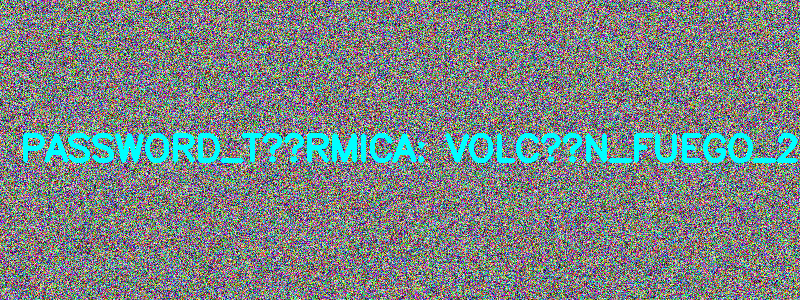
#> input picture m4_ruido.png, 800 x 300 px, found by its file name
$ python mision_4.py
#> lines starting #> are read from the running program, lines starting #| are printed output that depends on the picture; after the words box and inside, x2 and y2 are one past the last pixel; in counts of white or black regions, pixels touching at a corner belong together
import cv2
import numpy as np


img = cv2.imread('m4_ruido.png')
#> img is the input picture: shape (300, 800, 3); mean B, G, R 132, 132, 122.4

if img is None:
    print("No charchea")
else:

    hsv = cv2.cvtColor(img, cv2.COLOR_BGR2HSV)
#> hsv: shape (300, 800, 3); mean H, S, V 89.6, 174.7, 194.1


    lower_cyan = np.array([80, 100, 100])
    upper_cyan = np.array([100, 255, 255])


    mask = cv2.inRange(hsv, lower_cyan, upper_cyan)
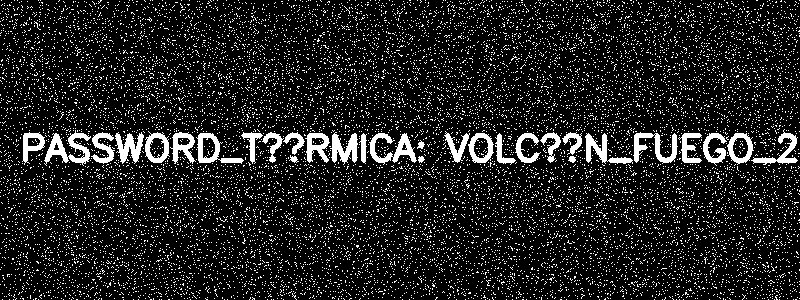
#> mask: shape (300, 800); 12.9% white; 13849 white regions (13819 under 20 px), largest, box (x1, y1, x2, y2) and area: (44, 130, 91, 166) 698, (369, 133, 417, 165) 637, (633, 132, 678, 164) 584

    kernel = np.ones((3, 3), np.uint8)


    mask_clean = cv2.morphologyEx(mask, cv2.MORPH_OPEN, kernel)
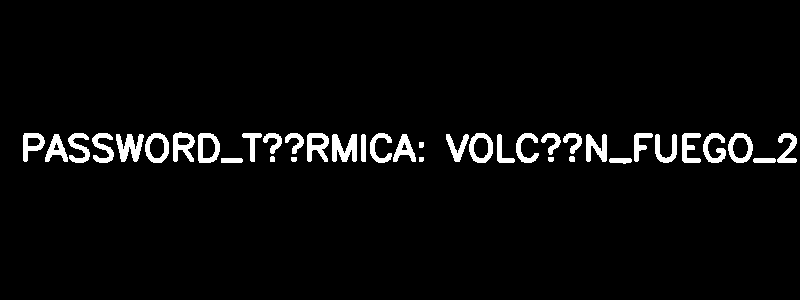
#> mask_clean: shape (300, 800); 3.9% white; 38 white regions, largest, box (x1, y1, x2, y2) and area: (332, 134, 357, 162) 478, (116, 134, 144, 162) 466, (307, 133, 329, 162) 385
    mask_clean = cv2.morphologyEx(mask_clean, cv2.MORPH_CLOSE, kernel)
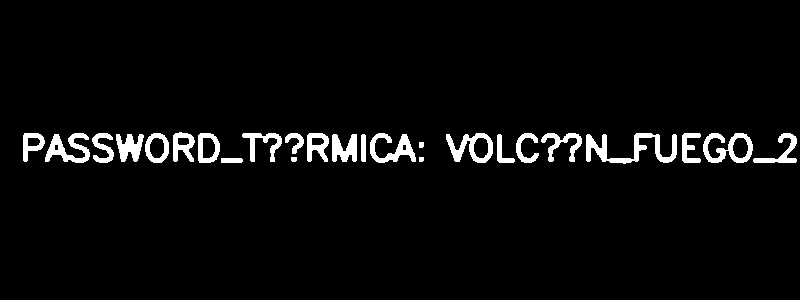
#> mask_clean: shape (300, 800); 4% white; 25 white regions, largest, box (x1, y1, x2, y2) and area: (586, 133, 677, 164) 1068, (703, 133, 753, 163) 705, (45, 133, 90, 163) 663

    revelado_color = cv2.bitwise_and(img, img, mask=mask_clean)
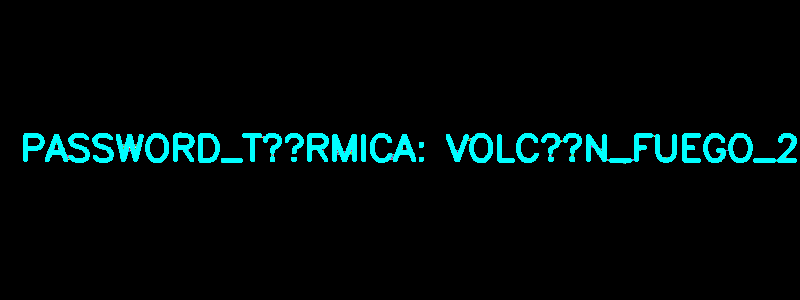
#> revelado_color: shape (300, 800, 3); mean B, G, R 10, 10, 0.1

    cv2.imshow("1. Imagen con Ruido", img)
    cv2.imshow("2. Mascara Binaria (Contrasena)", mask_clean)
    cv2.imshow("3. Resultado a Color", revelado_color)

    cv2.imwrite('password_descifrada.png', mask_clean)
    print("Misión cumplida. La contraseña ha sido guardada en 'password_descifrada.png'")

    cv2.waitKey(0)
    cv2.destroyAllWindows()
